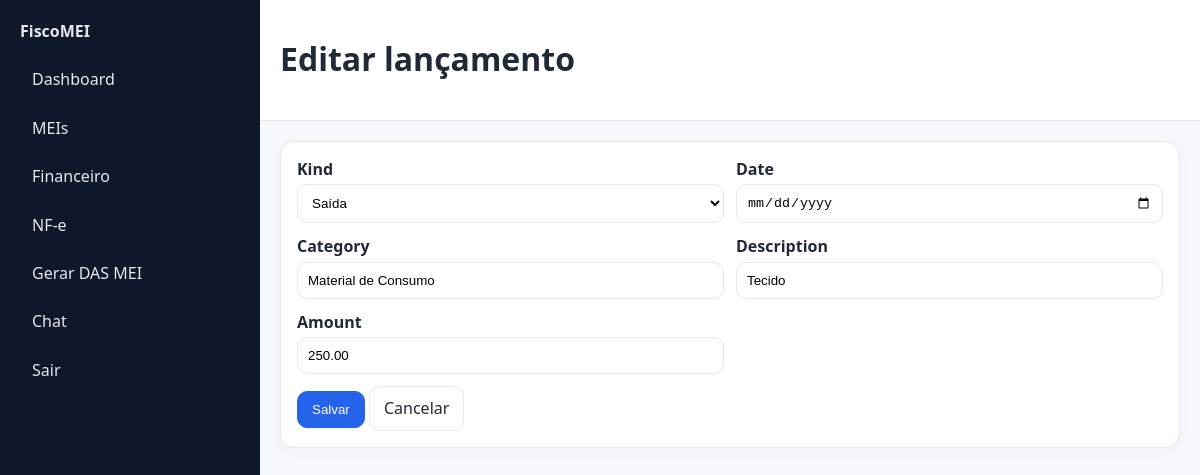
The page /financas/2/editar/ (signed in) on the database its author committed.
### apps/finance/models.py (models this page shows, shortened)
class Transaction(models.Model):
    KIND_CHOICES = [('IN','Entrada'),('OUT','Saída')]
    kind = models.CharField(max_length=3, choices=KIND_CHOICES, default='IN')
    date = models.DateField()
    category = models.CharField(max_length=80, blank=True)
    description = models.CharField(max_length=200, blank=True)
    amount = models.DecimalField(max_digits=12, decimal_places=2)
    created_at = models.DateTimeField(auto_now_add=True)
    class Meta: ordering=['-date','-id']

### apps/finance/views.py (the view)
# urls.py: path('<int:pk>/editar/', views.tx_edit, name='edit'),
@login_required
def tx_edit(request, pk):
    obj = get_object_or_404(Transaction, pk=pk)
    form = TxForm(request.POST or None, instance=obj)
    if request.method=='POST' and form.is_valid():
        form.save(); messages.success(request,'Lançamento atualizado.'); return redirect('finance:list')
    return render(request,'finance/form.html',{'form':form, 'is_edit': True})

### apps/finance/views.py
class TxForm(ModelForm):
    class Meta:
        model = Transaction
        fields = ['kind','date','category','description','amount']
        widgets = {'date': DateInput(attrs={'type':'date'})}

### apps/finance/templates/finance/form.html
{% extends "base.html" %}
{% block header %}<h1>{% if is_edit %}Editar{% else %}Novo{% endif %} lançamento</h1>{% endblock %}
{% block content %}
<div class="card">
  <form method="post">{% csrf_token %}
    <div class="form-row">
      {% for field in form %}
      <div><label>{{ field.label }}</label>{{ field }}{% if field.errors %}<div class="error">{{ field.errors }}</div>{% endif %}</div>
      {% endfor %}
    </div>
    <div style="margin-top:12px">
      <button class="btn primary" type="submit">Salvar</button>
      <a class="btn" href="{% url 'finance:list' %}">Cancelar</a>
    </div>
  </form>
</div>
{% endblock %}

### static/css/style.css (style rules this page uses)
:root { --bg:#f7f8fb;--card:#fff;--border:#e6e8ef;--ink:#1f2937;--muted:#6b7280;--brand:#2563eb }
* { box-sizing:border-box }
body { margin:0;background:var(--bg);color:var(--ink);font:16px/1.4 system-ui,-apple-system,Segoe UI,Roboto,Ubuntu }
a { color:var(--ink);text-decoration:none }
.card { background:var(--card);border:1px solid var(--border);border-radius:14px;padding:16px;box-shadow:0 4px 14px rgba(0,0,0,.03) }
.btn { display:inline-block;padding:10px 14px;border-radius:10px;border:1px solid var(--border);background:var(--card) }
.btn.primary { background:var(--brand);color:white;border-color:var(--brand) }
.form-row { display:grid;grid-template-columns:1fr 1fr;gap:12px }
label { display:block;font-weight:600;margin-bottom:4px }
input,select,textarea { width:100%;padding:10px;border:1px solid var(--border);border-radius:10px;background:white }

### rows shown on the page
Transaction: form "Saída" "Material de Consumo" "Tecido" "250.00"

### other values the page prints
{{ field.label }} "Kind" "Date" "Category" "Description" "Amount"
